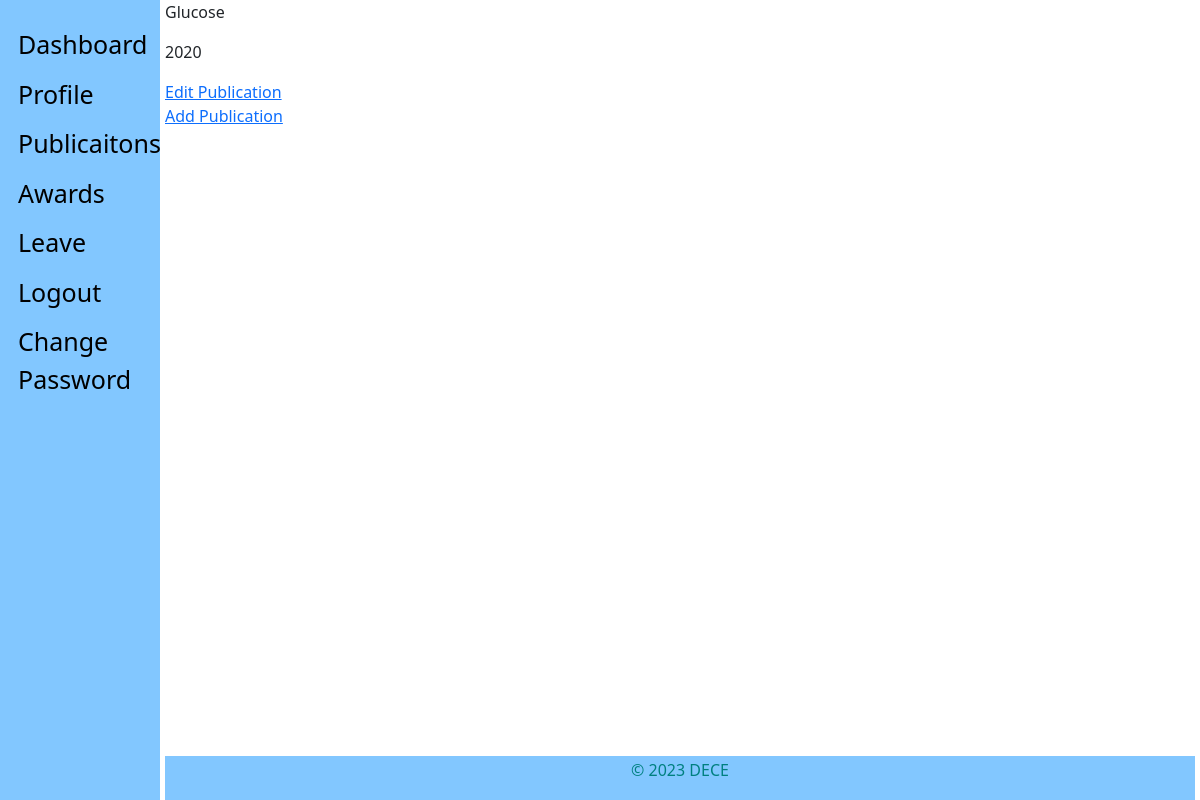
Page /staff_view/publications/ (signed in) on the earlier database version.
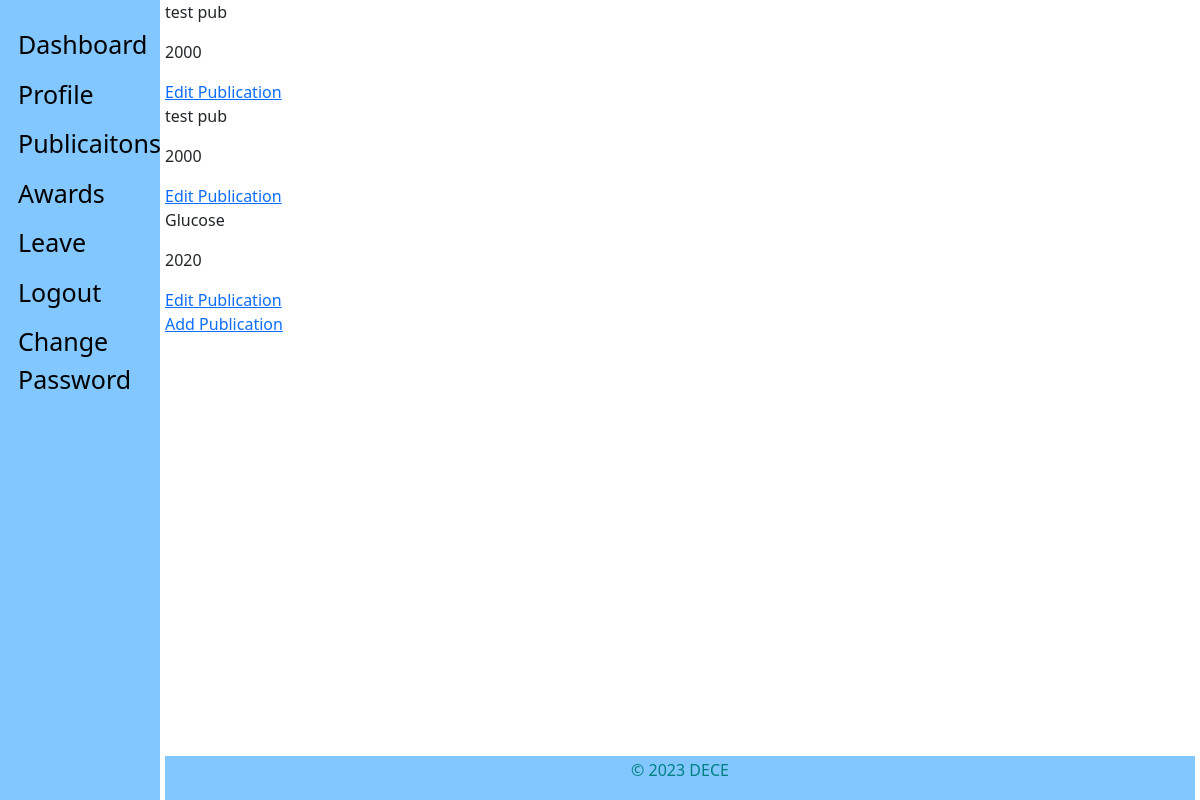
Same page on the later database version.
### staff_app/models.py (models this page shows, shortened)
class Publications(models.Model):
    user = models.ForeignKey(CustomUser, on_delete=models.CASCADE, default=1)
    title = models.CharField(max_length=100, verbose_name=_(
        'Title'), null=True, blank=False)
    year = models.IntegerField(verbose_name=_('Year'), null=True)
    updated = models.DateTimeField(auto_now=True, auto_now_add=False)
    created = models.DateTimeField(auto_now=False, auto_now_add=True)
    class Meta:
        verbose_name = _('Publication')
        verbose_name_plural = _('Publications')
        ordering = ['-created']

### staff_app/views.py (the view)
# urls.py: path('publications/', views.view_publications, name="publication"),
def view_publications(request):
    if not request.user.is_authenticated:
        return redirect('hris:home')
    if Publications.objects.filter(user_id=request.user.id).exists():
        publications = Publications.objects.filter(user_id=request.user.id)
    else:
        publications = []
    context = {
        "object": publications
    }
    return render(request, "staff/staff_publications.html", context)

### templates/staff/staff_publications.html (shortened to what this page needs)
{% extends 'base.html' %}
{% block content %}
    {% if not object %}
        <p>No Publications</p>
    {% else %}
        {% for instance in object %}
            <p>{{instance.title}}</p>
            <p>{{instance.year}}</p>
            <a href="{% url 'staff:publication-edit' instance.id %}"> Edit Publication</a>
        {% endfor %}
    {% endif %}
    <a href="{% url 'staff:publication-add' %}"> Add Publication</a>
{% endblock content %}

Differences in the rows shown:
added Publications: title "test pub", year "2000"
added Publications: title "test pub", year "2000"
